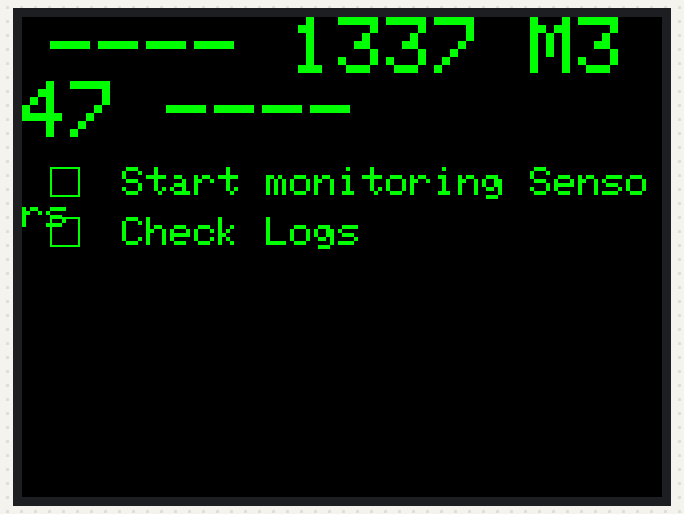
Simulated run of this sketch. Board: Arduino Uno, built with avr-gcc and run on an emulated ATmega328P. Parts: 320×240 colour display.

Above: at 0.3 s.

The sketch:

testTouchScreen.ino
```cpp
// https://learn.adafruit.com/adafruit-gfx-graphics-library/overview
// https://www.arduino.cc/en/Serial/Print

#include <Adafruit_GFX.h>    // Core graphics library
#include <MCUFRIEND_kbv.h>   // Hardware-specific library
MCUFRIEND_kbv tft;

#define BLACK   0x0000
#define RED     0xF800
#define GREEN   0x07E0
#define WHITE   0xFFFF
#define GREY    0x8410

void setup() {
  // put your setup code here, to run once:


    uint16_t ID = tft.readID();
    if (ID == 0xD3D3) ID = 0x9481; //force ID if write-only display
    tft.begin(ID);
    tft.setRotation(1); // 0 vertical, 1 horizontal

    tft.fillScreen(BLACK);
    showMenu();

}

void loop() {

    // tft.fillScreen(BLACK);
    // tft.drawLine(0,0,100,100,GREEN);
    //showmsgXY(20, 10, 1, NULL, "System x1");
}

void showMenu()
{
  tft.setCursor(14,0);
  tft.setTextColor(GREEN);
  tft.setTextSize(4);
  //tft.setTextWrap(true);
  tft.print("---- 1337 M347 ----");
  tft.setTextSize(2);

  tft.drawRect(14,75,15,15,GREEN); // (x0,y0,width,height,color)
  tft.setCursor(50,75);
  tft.println("Start monitoring Sensors");

  tft.drawRect(14,100,15,15, GREEN);
  tft.setCursor(50,100);
  tft.println("Check Logs");


}

void showmsgXY(int x, int y, int sz, const GFXfont *f, const char *msg)
{
  int16_t x1, y1;   // 16 bit integer
  uint16_t wid, ht; // datatype that's unsigned and is 16 bits wide.  So, the maximum value is 2^16, or 65535.
  tft.drawFastHLine(0, y, tft.width(), GREEN);
  tft.setFont(f);
  tft.setCursor(x, y);
  tft.setTextColor(GREY);
  tft.setTextSize(sz);
  tft.print(msg);
  delay(1000);

}
```
